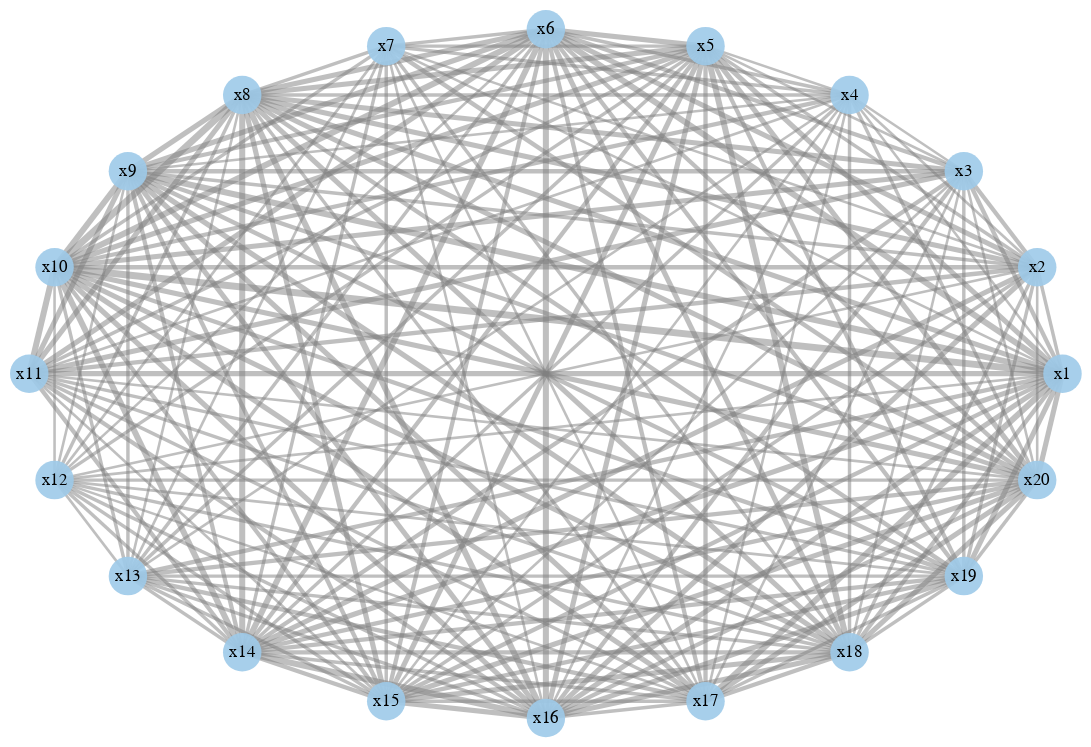

The code cell stored with this chart in its notebook:
### Code cell
VegaGraphs.graphplot(df,GraphPlot.circular_layout,tooltip=true)

### Figure 1 — Vega-Lite specification as saved in the notebook (floating-point values rounded to 4 significant figures; data arrays with more than 128 entries replaced by an {"elided": "..."} marker saying what was removed)
{"layer": [{"data": {"values": {"elided": "356 records"}}, "encoding": {"detail": {"field": "pairs", "type": "ordinal"}, "size": {"field": "ew", "legend": null, "type": "quantitative"}, "x": {"axis": null, "field": "edges_x", "type": "quantitative"}, "y": {"axis": null, "field": "edges_y", "type": "quantitative"}}, "height": 400, "mark": {"clip": false, "color": "gray", "opacity": 0.5, "size": 0.8, "type": "line"}, "width": 600}, {"data": {"values": [{"keywords": "x1", "node_x": 1, "node_y": 0}, {"keywords": "x2", "node_x": 0.9511, "node_y": 0.309}, {"keywords": "x3", "node_x": 0.809, "node_y": 0.5878}, {"keywords": "x4", "node_x": 0.5878, "node_y": 0.809}, {"keywords": "x5", "node_x": 0.309, "node_y": 0.9511}, {"keywords": "x6", "node_x": 6.123e-17, "node_y": 1}, {"keywords": "x7", "node_x": -0.309, "node_y": 0.9511}, {"keywords": "x8", "node_x": -0.5878, "node_y": 0.809}, {"keywords": "x9", "node_x": -0.809, "node_y": 0.5878}, {"keywords": "x10", "node_x": -0.9511, "node_y": 0.309}, {"keywords": "x11", "node_x": -1, "node_y": 1.225e-16}, {"keywords": "x12", "node_x": -0.9511, "node_y": -0.309}, {"keywords": "x13", "node_x": -0.809, "node_y": -0.5878}, {"keywords": "x14", "node_x": -0.5878, "node_y": -0.809}, {"keywords": "x15", "node_x": -0.309, "node_y": -0.9511}, {"keywords": "x16", "node_x": -1.837e-16, "node_y": -1}, {"keywords": "x17", "node_x": 0.309, "node_y": -0.9511}, {"keywords": "x18", "node_x": 0.5878, "node_y": -0.809}, {"keywords": "x19", "node_x": 0.809, "node_y": -0.5878}, {"keywords": "x20", "node_x": 0.9511, "node_y": -0.309}]}, "layer": [{"encoding": {"tooltip": [{"field": "keywords", "type": "nominal"}], "x": {"axis": null, "field": "node_x", "type": "quantitative"}, "y": {"axis": null, "field": "node_y", "type": "quantitative"}}, "height": 400, "mark": {"clip": false, "color": "#9ecae9", "opacity": 0.9, "size": 500, "type": "circle"}, "selection": {"grid": {"bind": "scales", "type": "interval"}}, "width": 600}, {"encoding": {"text": {"field": "keywords", "type": "nominal"}, "x": {"axis": null, "field": "node_x", "type": "quantitative"}, "y": {"axis": null, "field": "node_y", "type": "quantitative"}}, "mark": {"clip": false, "opacity": 1, "size": 10, "type": "text"}}]}], "view": {"stroke": null}}
